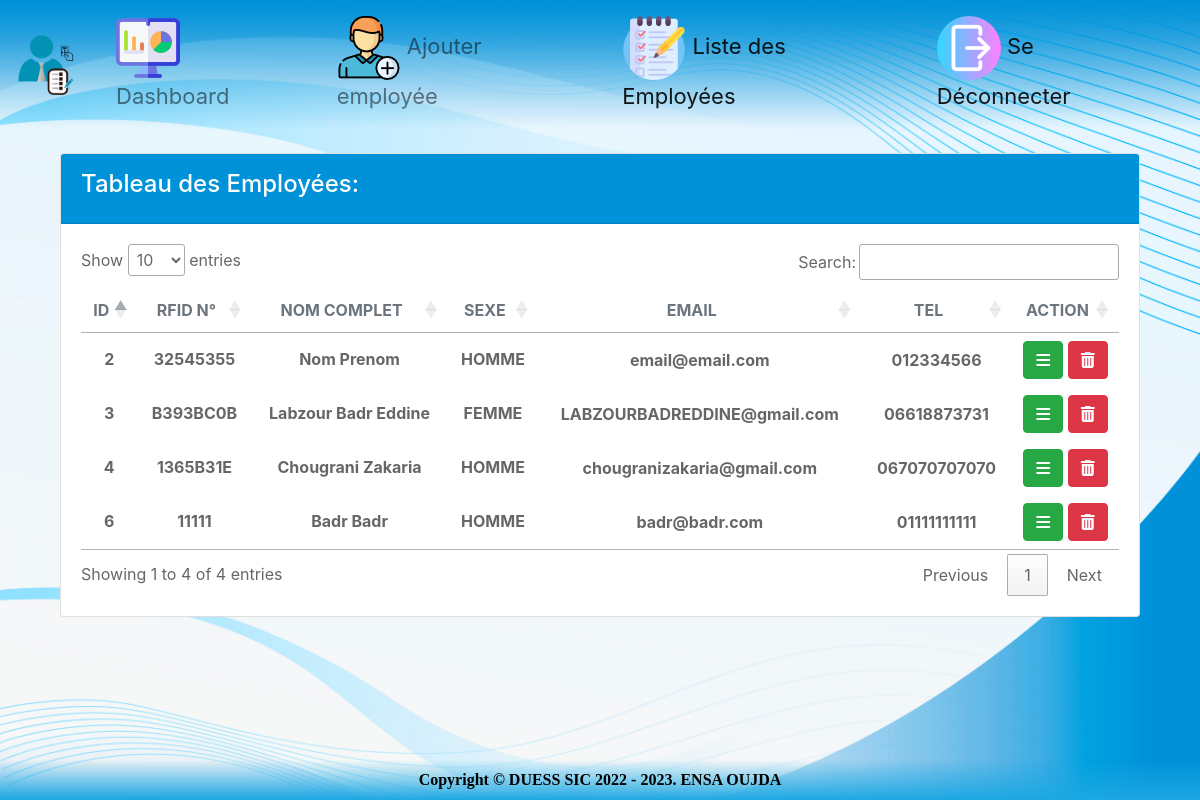
Before: /list_employes with the older database file.
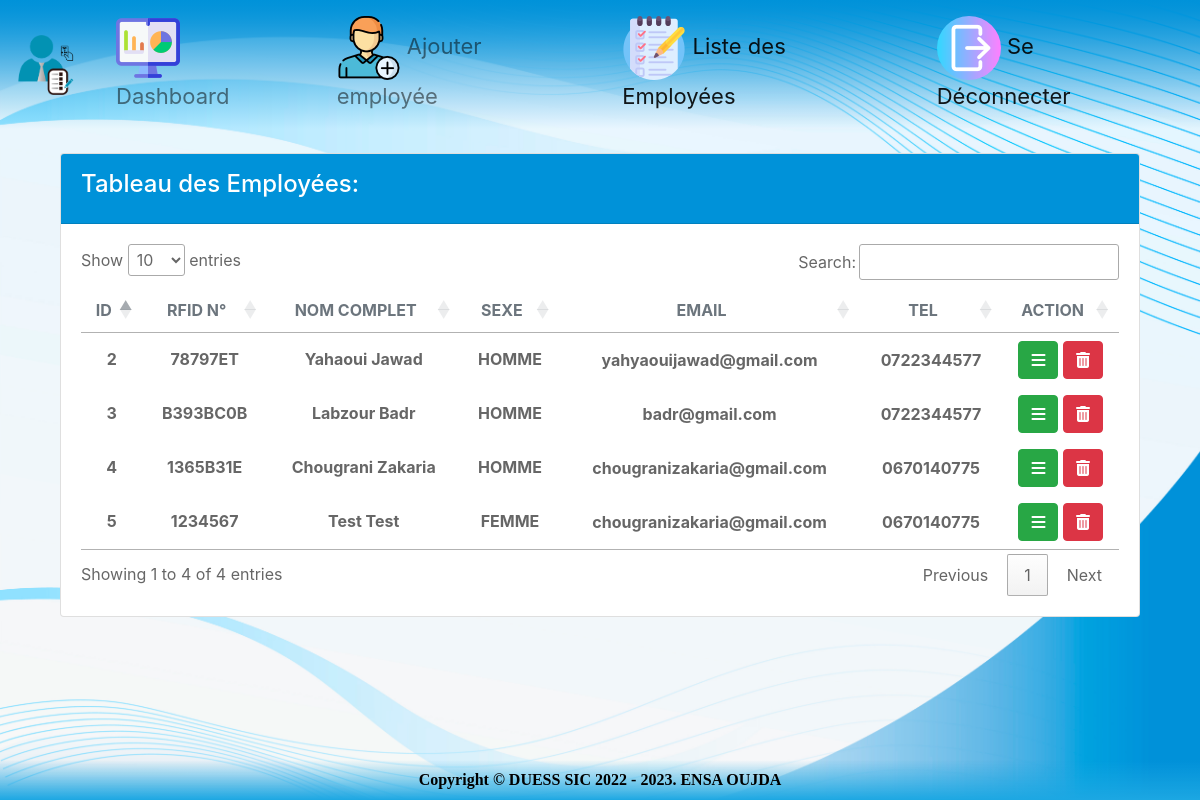
After: the same page with the newer database file.
### app/models.py (models this page shows, shortened)
class Employe(models.Model):
    nom = models.CharField(max_length=50)
    prenom = models.CharField(max_length=50)
    SEXE = [
        ("HOMME", "Homme"),
        ("FEMME", "Femme"),
    ]
    sexe = models.CharField(max_length=5, choices=SEXE)
    email = models.EmailField(max_length=254)
    tel = models.CharField(max_length=20)
    date_enregistrement = models.DateTimeField(auto_now_add=True)
    num_rfid = models.CharField(max_length=20, unique=True)

### app/views.py (the view)
# urls.py: path("list_employes", views.list_employes, name="list_employes"),
def list_employes(request):
    employes = Employe.objects.all()
    return render(request, 'liste_employes.html', {'employes': employes})

### templates/liste_employes.html (shortened to what the changed rows need)
{% extends 'base.html' %}
{% load static %}
{% block content %}
    <div class="container-fluid py-4">
        <div class="row">
            <div class="col-12">
                <div class="card">
                    <div class="card-body">
                        <div class="table-responsive">
                            <table id="tableEmployes">
                                <thead>
                                <tr>
                                    <th class="text-center text-uppercase text-secondary text-xxs font-weight-bolder opacity-7">
                                        ID
                                    </th>
                                    <th class="text-center text-uppercase text-secondary text-xxs font-weight-bolder opacity-7">
                                        RFID N°
                                    </th>
                                    <th class="text-center text-uppercase text-secondary text-xxs font-weight-bolder opacity-7">
                                        nom Complet
                                    </th>
                                    <th class="text-center text-uppercase text-secondary text-xxs font-weight-bolder opacity-7">
                                        sexe
                                    </th>
                                    <th class="text-center text-uppercase text-secondary text-xxs font-weight-bolder opacity-7">
                                        email
                                    </th>
                                    <th class="text-center text-uppercase text-secondary text-xxs font-weight-bolder opacity-7 ps-2">
                                        tel
                                    </th>
                                    <th class="text-center text-uppercase text-secondary text-xxs font-weight-bolder opacity-7">
                                        action
                                    </th>
                                </tr>
                                </thead>
                                <tbody>
                                {% for item in employes %}
                                    <tr>
                                        <td class="align-middle text-center">
                                            <h6 class="text-xs font-weight-bold mb-0">{{ item.pk }}</h6>
                                        </td>
                                        <td class="align-middle text-center">
                                            <h6 class="text-xs font-weight-bold mb-0">{{ item.num_rfid }}</h6>
                                        </td>
                                        <td class="align-middle text-center">
                                            <h6 class="text-xs font-weight-bold mb-0">{{ item.nom|title }} {{ item.prenom|title }}</h6>
                                        </td>
                                        <td class="align-middle text-center">
                                            <h6 class="text-xs font-weight-bold mb-0">{{ item.sexe }}</h6>
                                        </td>
                                        <td class="align-middle text-center">
                                            <p class="text-xs font-weight-bold mb-0">{{ item.email }}</p>
                                        </td>
                                        <td class="align-middle text-center">
                                            <p class="text-xs font-weight-bold mb-0">{{ item.tel }}</p>
                                        </td>
                                        <td class="align-middle text-center">
                                            <form method="post" action="{% url 'delete_employe' item.pk %}">
                                                <a href="{% url 'details' item.pk %}" class="btn btn-success"><i
                                                        class="fa-solid fa-bars"></i></a>
                                                <button type="submit" class="btn btn-danger"><i class="fa-solid fa-trash-can"></i></button>
                                            </form>
                                        </td>
                                    </tr>
                                {% endfor %}
                                </tbody>
                            </table>
                        </div>
                    </div>
                </div>
            </div>
        </div>
    </div>
{% endblock %}

Changed rows visible on the page:
removed Employe: pk "6", num_rfid "11111", nom "Badr", prenom "Badr", sexe "HOMME", email "badr@badr.com", tel "01111111111"
changed Employe id 2: num_rfid "32545355" → "78797ET"; nom "Nom" → "Yahaoui"; prenom "Prenom" → "Jawad"; email "email@email.com" → "yahyaouijawad@gmail.com"; tel "012334566" → "0722344577"
changed Employe "B393BC0B": prenom "Badr Eddine" → "Badr"; sexe "FEMME" → "HOMME"; email "LABZOURBADREDDINE@gmail.com" → "badr@gmail.com"; tel "06618873731" → "0722344577"
changed Employe "Chougrani": tel "067070707070" → "0670140775"
added Employe: pk "5", num_rfid "1234567", nom "Test", prenom "Test", sexe "FEMME", email "chougranizakaria@gmail.com", tel "0670140775"
